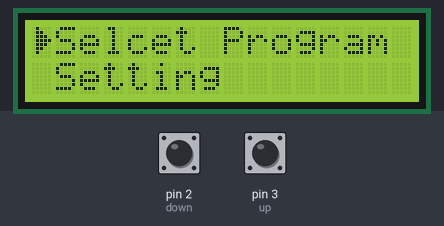
Bench run of a sketch on a simulated Arduino Uno, built with avr-gcc and run on an emulated ATmega328P. Parts: 16×2 character LCD. The test bench sets the inputs (shaded band); at power-on: pin 2 (down) HIGH, pin 3 (up) HIGH.

Above: at 1.2 s.
1.3 s: pin 2 (down) pulled LOW for 0.15 s
At 1.9 s:
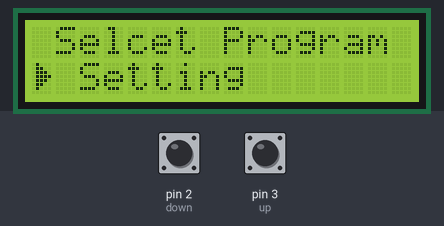
2.9 s: pin 2 (down) pulled LOW for 1 s
At 4.2 s:
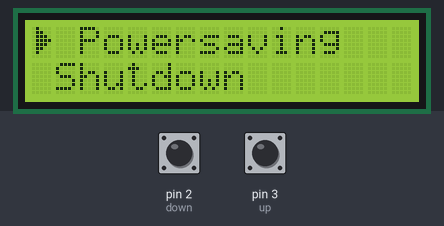
5.4 s: pin 2 (down) pulled LOW for 0.15 s
At 6.1 s:
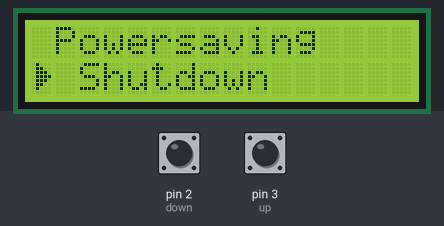
7.0 s: pin 3 (up) pulled LOW for 0.15 s
At 7.3 s:
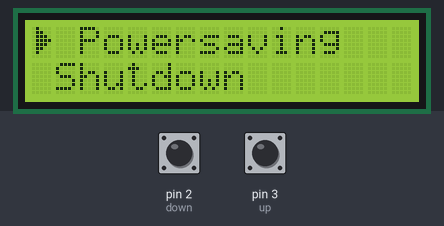
8.6 s: pin 3 (up) pulled LOW for 1 s
At 9.8 s:
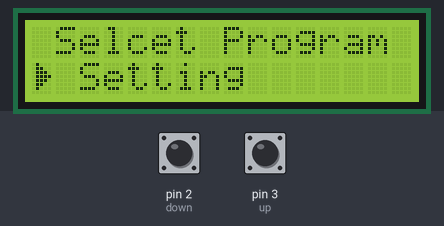
Timing chart, 0 to 11.6 s (numbered marks = the images above; inputs shaded):
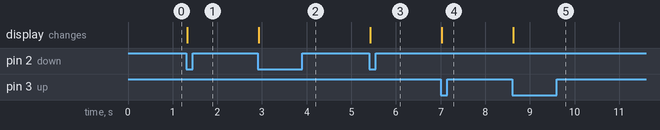

Measured:
- after the input at 1.3 s, the display: changes at once (image 1)
- after the input at 2.9 s, the display: changes at once (image 2)
- after the input at 5.4 s, the display: changes at once (image 3)
- after the input at 7.0 s, the display: changes at once (image 4)
- after the input at 8.6 s, the display: changes at once (image 5)

The sketch:

lcd_menu1.ino
```cpp
#include <LiquidCrystal_I2C.h>
LiquidCrystal_I2C mylcd(32,16,2);
byte up=3;
byte down=2;
int menu=1;
byte Arrow[] = {
  B01000,
  B01100,
  B01110,
  B01111,
  B01110,
  B01100,
  B01000,
  B00000
};

void setup(){
  pinMode(up,INPUT_PULLUP);
  pinMode(down,INPUT_PULLUP);
  mylcd.init();
  mylcd.backlight();
  mylcd.createChar(0,Arrow);
  updateMenu();

}


void loop(){
  if(!digitalRead(down)){
  	menu++;
  	updateMenu();
  	delay(100);
    while(!digitalRead(down));
  }
   if(!digitalRead(up)){
  	menu--;
  	updateMenu();
  	delay(100);
    while(!digitalRead(up));
  }

}

void updateMenu(){
  switch(menu){
  case 0:
    menu =1;
  case 1:
    mylcd.clear();
    mylcd.setCursor(0,0);
    mylcd.write(0);
    mylcd.setCursor(1,0);
    mylcd.print("Selcet Program");
    mylcd.setCursor(1,1);
    mylcd.print("Setting");
    break;
  case 2:
    mylcd.clear();
    mylcd.setCursor(0,0);
    mylcd.print(" Selcet Program");
    mylcd.setCursor(0,1);
    mylcd.write(0);
    mylcd.setCursor(1,1);
    mylcd.print(" Setting");
    break;
  case 3:
    mylcd.clear();
    mylcd.setCursor(0,0);
    mylcd.write(0);
    mylcd.setCursor(1,0);
    mylcd.print(" Powersaving");
    mylcd.setCursor(0,1);
    mylcd.print(" Shutdown");
    break;
  case 4:
    mylcd.clear();
    mylcd.print(" Powersaving");
    mylcd.setCursor(0,1);
    mylcd.write(0);
    mylcd.setCursor(1,1);
    mylcd.print(" Shutdown");
    break;

  }

}
```
